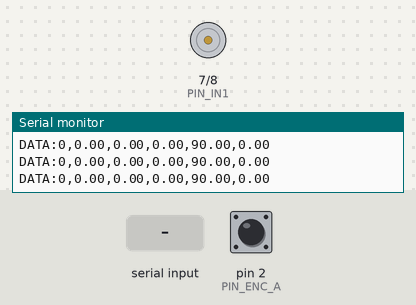
A sketch run on a simulated Arduino Nano, built with avr-gcc and run on an emulated ATmega328P. Shown: motor-driver pin pairs drawn as motors (green arrow = first pin HIGH = forward, orange = second pin HIGH = backward, longer = more drive, scaled by the enable pin), the last lines printed to the serial monitor. The test bench sets the inputs (shaded band); at power-on: pin 2 (PIN_ENC_A) HIGH.

Above: at 1.2 s.
1.3 s: "ZERO\n" received over Serial
At 1.6 s:
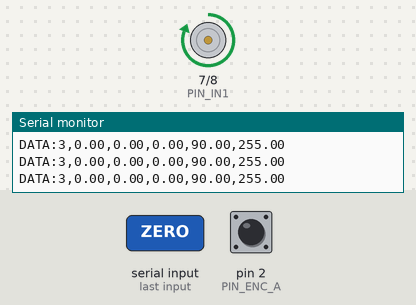
2.8 s: "MODE:\n" received over Serial
At 4.0 s:
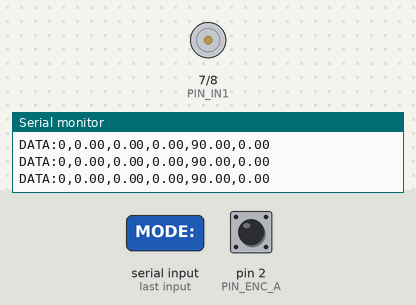
Timing chart, 0 to 5.8 s (numbered marks = the images above; inputs shaded):
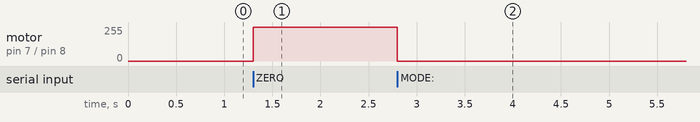

The sketch:

program_baru.ino
```cpp
/*
  ========================================================================
  SISTEM KONTROL MOTOR DC ENCODER 25JGA370 + L298N + ARDUINO NANO
  ------------------------------------------------------------------------
  Mode 0 : STOP
  Mode 1 : OPEN LOOP (PWM Direct Control: -255 s/d 255)
  Mode 2 : CLOSED LOOP RPM (PID Control Kecepatan)
  Mode 3 : CLOSED LOOP POSISI / SERVO (PID Control Posisi Derajat)

  PERINTAH SERIAL:
  - "MODE:x"         : Pindah ke Mode x (0-3)
  - "SET_PWM:val"    : Set PWM Mode 1 (-255 s/d 255)
  - "SET_RPM:val"    : Set Target RPM Mode 2
  - "SET_ANG:val"    : Set Target Sudut Derajat Mode 3
  - "ZERO"           : Pindah ke Mode 3 & memutar motor secara fisik ke 90°
  - "RESET_ORIGIN"   : Mereset titik acuan encoder saat ini menjadi 0°
  - "PID_RPM:p,i,d"  : Set Parameter PID RPM
  - "PID_POS:p,i,d"  : Set Parameter PID Posisi
  ========================================================================
*/

// --- PIN DEFINITION ---
const int PIN_ENA   = 9;  // PWM Speed Control (L298N)
const int PIN_IN1   = 7;  // Direction Pin 1
const int PIN_IN2   = 8;  // Direction Pin 2
const int PIN_ENC_A = 2;  // Encoder Phase A (Hardware Interrupt INT0)
const int PIN_ENC_B = 4;  // Encoder Phase B (Digital Input)

// --- KONSTANTA MOTOR & ENCODER ---
const float PPR = 104.0;  // Pulses Per Revolution hasil kalibrasi

// --- VARIABEL GLOBAL SENSOR ---
volatile long encoderTicks = 0;
long prevTicks = 0;

float currentRPM = 0.0;
float currentAngle = 0.0;

// --- VARIABEL OPERASIONAL & TARGET ---
int currentMode = 0;       // Default Mode 0 (STOP)
float targetPWM = 0.0;     // Target PWM (-255 s/d 255)
float targetRPM = 0.0;     // Target Kecepatan (RPM)
float targetAngle = 90.0;  // Default Target Angle diset ke 90 derajat

// --- VARIABEL & GAIN PID RPM (MODE 2) ---
float Kp_rpm = 1.2;
float Ki_rpm = 0.5;
float Kd_rpm = 0.01;
float integral_rpm = 0.0;
float error_rpm_prev = 0.0;

// --- VARIABEL & GAIN PID POSISI (MODE 3 - DITINGKATKAN TORSINYA) ---
float Kp_pos = 5.0;        // Dinaikkan dari 3.5 ke 5.0 agar lebih presisi menahan posisi
float Ki_pos = 0.2;        // Dinaikkan dari 0.15 ke 0.2 untuk mengikis error gesekan kecil
float Kd_pos = 0.1;
float integral_pos = 0.0;
float error_pos_prev = 0.0;

// --- TIMING / PEWAKTUAN ---
unsigned long prevTime = 0;
const float dt = 0.02;     // Loop kontrol 20ms (0.02 detik)

// --- FUNCTION DECLARATION ---
void encoderISR();
void readSerialCommands();
void computeTelemetry();
void runPIDRPM(float dt_val);
void runPIDPosition(float dt_val);
void setMotorOutput(float pwmVal);

void setup() {
  Serial.begin(115200);

  // Inisialisasi Pin Motor Driver
  pinMode(PIN_ENA, OUTPUT);
  pinMode(PIN_IN1, OUTPUT);
  pinMode(PIN_IN2, OUTPUT);

  // Pastikan motor mati saat startup
  digitalWrite(PIN_IN1, LOW);
  digitalWrite(PIN_IN2, LOW);
  analogWrite(PIN_ENA, 0);

  // Inisialisasi Pin Encoder
  pinMode(PIN_ENC_A, INPUT_PULLUP);
  pinMode(PIN_ENC_B, INPUT_PULLUP);

  // Interrupt pada RISING edge Pin D2
  attachInterrupt(digitalPinToInterrupt(PIN_ENC_A), encoderISR, RISING);

  prevTime = millis();
}

void loop() {
  // 1. Baca Perintah dari Serial Communication
  readSerialCommands();

  // 2. Eksekusi Kontrol Rutin Setiap 20 ms
  unsigned long currentTime = millis();
  if (currentTime - prevTime >= 20) {
    prevTime = currentTime;

    // Kalkulasi telemetri (RPM & Sudut)
    computeTelemetry();

    // Pilih Mode Kontrol Motor
    switch (currentMode) {
      case 0: // STOP
        setMotorOutput(0);
        break;

      case 1: // OPEN LOOP PWM
        setMotorOutput(targetPWM);
        break;

      case 2: // CLOSED LOOP RPM
        runPIDRPM(dt);
        break;

      case 3: // CLOSED LOOP POSISI (SERVO)
        runPIDPosition(dt);
        break;

      default:
        setMotorOutput(0);
        break;
    }

    // Format Telemetri: DATA:Mode,CurrentRPM,TargetRPM,CurrentAngle,TargetAngle,CurrentPWM
    Serial.print("DATA:");
    Serial.print(currentMode);
    Serial.print(",");
    Serial.print(currentRPM);
    Serial.print(",");
    Serial.print(targetRPM);
    Serial.print(",");
    Serial.print(currentAngle);
    Serial.print(",");
    Serial.print(targetAngle);
    Serial.print(",");
    Serial.println(targetPWM);
  }
}

// ==========================================
// INTERRUPT SERVICE ROUTINE (ISR) ENCODER
// ==========================================
void encoderISR() {
  // Cek arah putaran berdasarkan Phase B
  if (digitalRead(PIN_ENC_B) == HIGH) {
    encoderTicks++;
  } else {
    encoderTicks--;
  }
}

// ==========================================
// KALKULASI TELEMETRI (RPM & ANGULATION)
// ==========================================
void computeTelemetry() {
  long currentTicks;

  noInterrupts();
  currentTicks = encoderTicks;
  interrupts();

  long deltaTicks = currentTicks - prevTicks;
  prevTicks = currentTicks;

  // Hitung RPM: (Delta Ticks / PPR) * (60 detik / 0.02s)
  currentRPM = ((float)deltaTicks / PPR) * 3000.0;

  // Hitung Akumulasi Sudut Derajat
  currentAngle = ((float)currentTicks / PPR) * 360.0;
}

// ==========================================
// PID KONTROL RPM (MODE 2)
// ==========================================
void runPIDRPM(float dt_val) {
  float error = targetRPM - currentRPM;

  // Akumulasi integral langsung untuk menaikkan output PWM
  integral_rpm += (Ki_rpm * error * dt_val);

  // Anti-windup: batasi akumulasi integral sesuai rentang PWM driver (-255 s/d 255)
  integral_rpm = constrain(integral_rpm, -255.0, 255.0);

  float derivative = (error - error_rpm_prev) / dt_val;
  error_rpm_prev = error;

  // Hitung total PWM
  float outputPWM = (Kp_rpm * error) + integral_rpm + (Kd_rpm * derivative);
  setMotorOutput(outputPWM);
}

// ==========================================
// PID KONTROL POSISI / SERVO (MODE 3)
// ==========================================
void runPIDPosition(float dt_val) {
  float error = targetAngle - currentAngle;

  integral_pos += error * dt_val;
  integral_pos = constrain(integral_pos, -255.0, 255.0); // Prevent Windup

  float derivative = (error - error_pos_prev) / dt_val;
  error_pos_prev = error;

  float outputPWM = (Kp_pos * error) + (Ki_pos * integral_pos) + (Kd_pos * derivative);

  // Kompensasi Deadband Driver (mencegah motor tertahan gesekan mendekati setpoint)
  if (abs(error) > 0.5) {
    if (outputPWM > 0 && outputPWM < 35) outputPWM = 35;
    if (outputPWM < 0 && outputPWM > -35) outputPWM = -35;
  } else {
    outputPWM = 0; // Kunci tepat di posisi jika error < 0.5 derajat
  }

  setMotorOutput(outputPWM);
}

// ==========================================
// EKSEKUSI DRIVER MOTOR L298N
// ==========================================
void setMotorOutput(float pwmVal) {
  targetPWM = constrain(pwmVal, -255.0, 255.0);

  if (targetPWM > 0) {
    digitalWrite(PIN_IN1, HIGH);
    digitalWrite(PIN_IN2, LOW);
    analogWrite(PIN_ENA, (int)targetPWM);
  } else if (targetPWM < 0) {
    digitalWrite(PIN_IN1, LOW);
    digitalWrite(PIN_IN2, HIGH);
    analogWrite(PIN_ENA, (int)abs(targetPWM));
  } else {
    digitalWrite(PIN_IN1, LOW);
    digitalWrite(PIN_IN2, LOW);
    analogWrite(PIN_ENA, 0);
  }
}

// ==========================================
// BACA PERINTAH SERIAL COMMUNICATION
// ==========================================
void readSerialCommands() {
  if (Serial.available() > 0) {
    String inputStr = Serial.readStringUntil('\n');
    inputStr.trim();

    if (inputStr.startsWith("MODE:")) {
      int newMode = inputStr.substring(5).toInt();
      if (newMode >= 0 && newMode <= 3) {
        currentMode = newMode;
        // Reset akumulator PID saat berganti mode
        integral_rpm = 0;
        integral_pos = 0;
        error_rpm_prev = 0;
        error_pos_prev = 0;
      }
    }
    else if (inputStr.startsWith("SET_PWM:")) {
      targetPWM = inputStr.substring(8).toFloat();
      targetPWM = constrain(targetPWM, -255.0, 255.0);
    }
    else if (inputStr.startsWith("SET_RPM:")) {
      targetRPM = inputStr.substring(8).toFloat();
    }
    else if (inputStr.startsWith("SET_ANG:")) {
      targetAngle = inputStr.substring(8).toFloat();
    }
    else if (inputStr.equals("ZERO")) {
      // 1. Otomatis masuk ke Mode 3 (Closed Loop Posisi)
      currentMode = 3;

      // 2. Perintahkan motor memutar fisik ke 90 derajat
      targetAngle = 90.0;

      // 3. Reset akumulator PID agar pergerakan mulus
      integral_pos = 0;
      error_pos_prev = 0;
    }
    else if (inputStr.equals("RESET_ORIGIN")) {
      // Menjadikan posisi fisik motor saat ini sebagai titik acuan 0 derajat
      noInterrupts();
      encoderTicks = 0;
      interrupts();
      currentAngle = 0.0;
      targetAngle = 0.0;
    }
    else if (inputStr.startsWith("PID_RPM:")) {
      int firstComma = inputStr.indexOf(',');
      int secondComma = inputStr.indexOf(',', firstComma + 1);
      if (firstComma > 0 && secondComma > firstComma) {
        Kp_rpm = inputStr.substring(8, firstComma).toFloat();
        Ki_rpm = inputStr.substring(firstComma + 1, secondComma).toFloat();
        Kd_rpm = inputStr.substring(secondComma + 1).toFloat();
      }
    }
    else if (inputStr.startsWith("PID_POS:")) {
      int firstComma = inputStr.indexOf(',');
      int secondComma = inputStr.indexOf(',', firstComma + 1);
      if (firstComma > 0 && secondComma > firstComma) {
        Kp_pos = inputStr.substring(8, firstComma).toFloat();
        Ki_pos = inputStr.substring(firstComma + 1, secondComma).toFloat();
        Kd_pos = inputStr.substring(secondComma + 1).toFloat();
      }
    }
  }
}
```

Measured:
- after the input at 1.3 s, motor on pin 7 (PIN_IN1) / pin 8 (PIN_IN2): stopped → forward 255/255 at once
- after the input at 2.8 s, motor on pin 7 (PIN_IN1) / pin 8 (PIN_IN2): forward 255/255 → stopped at once
